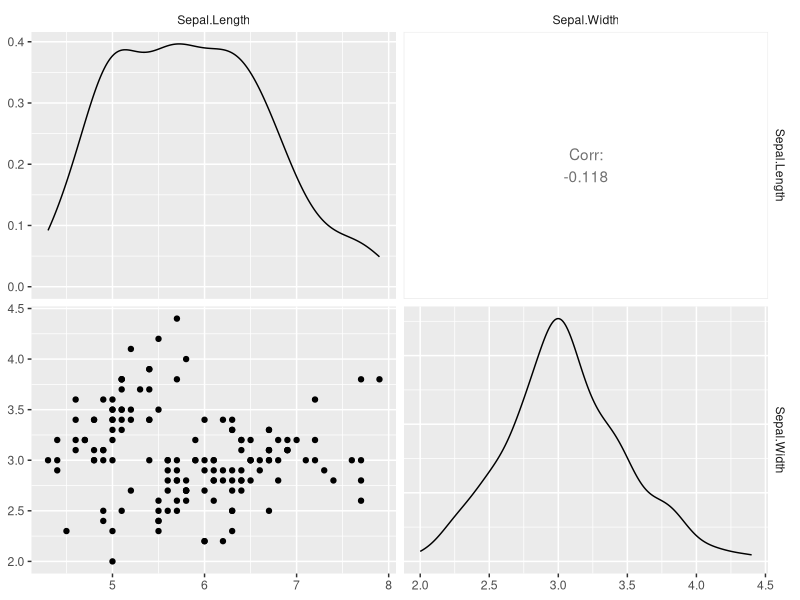
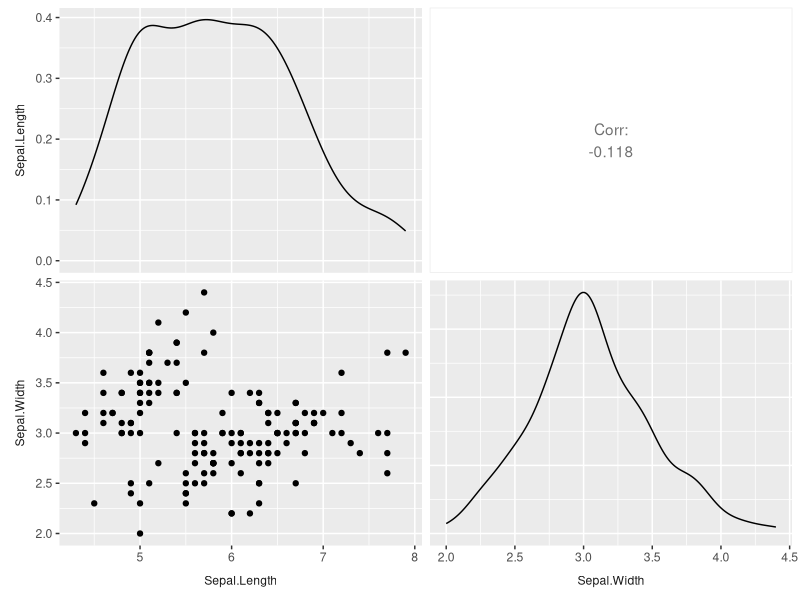

These figures' R source, in order:
library(GGally)


### Name: v1_ggmatrix_theme
### Title: Modify a ggmatrix object by adding an ggplot2 object to all
###   plots
### Aliases: v1_ggmatrix_theme

### ** Examples


ggpairs(iris, 1:2) + v1_ggmatrix_theme()
# move the column names to the left and bottom
ggpairs(iris, 1:2, switch = "both") + v1_ggmatrix_theme()
